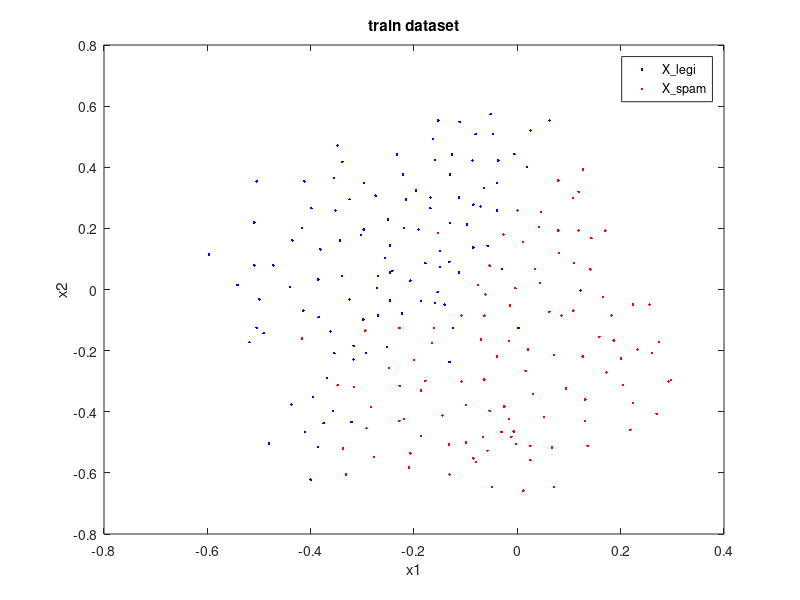

The MATLAB source for this figure: (Note: this script raises an error after producing the figure.)
% Dohun Kim, 2021-10-10

close all;
clear;
clc;

% load training/test dataset
load('X_train.mat')
load('X_test.mat')

%% PS2-1 Linear Classification
% (a) m and dimension of x(i) ?
X_train = cat(1, X_legi, X_spam);
y_train = cat(1, y_legi, y_spam);

[m, dim] = size(X_train);
fprintf('m = %d, dimension of x(i) = %d\n', m, dim);

% (b) visualize data points
figure(1);
plot(X_legi(:, 1), X_legi(:, 2), 'b.'); hold on;
plot(X_spam(:, 1), X_spam(:, 2), 'r.');

xlabel('x1'); ylabel('x2');
title('train dataset');
legend('X\_legi', 'X\_spam');

% (c) solve linear classifier using CVX
ulsc = UnbiasedLeastSuaresClassifier;
ulsc = ulsc.optimize(X_train, y_train);

train_acc = ulsc.accuracy(X_train, y_train);
fprintf('train accuracy = %2.2f%%\n', train_acc * 100);

figure(2);
ulsc.plotResult(X_train, y_train);
title('Unbiased Least Suares Classifier');

%% PS2-3. Margin-based vs. Least-Squares
% (a) margin-based linear classifier
mblc = MarginBasedLinearClassifier;
mblc = mblc.optimize(X_train, y_train);

train_acc = mblc.accuracy(X_train, y_train);
fprintf('train accuracy = %2.2f%%\n', train_acc * 100);

figure(3);
mblc.plotResult(X_train, y_train);
title('Train error: Margin-based Linear Classifier');

% (b) least-squares classifier
lsc = LeastSquaresClassifier;
lsc = lsc.optimize(X_train, y_train);

train_acc = lsc.accuracy(X_train, y_train);
fprintf('train accuracy = %2.2f%%\n', train_acc * 100);

figure(4);
lsc.plotResult(X_train, y_train);
title('Train error: Least Squares Classifier');

% (c) compare test error
mblc_test_acc = mblc.accuracy(X_test, y_test);
lsc_test_acc = lsc.accuracy(X_test, y_test);
fprintf('test accuracy: mblc = %2.2f%%, ', mblc_test_acc * 100);
fprintf('lsc = %2.2f%%\n', lsc_test_acc * 100);

figure(5);
mblc.plotResult(X_test, y_test);
title('Test error: Margin-based Linear Classifier');

figure(6);
lsc.plotResult(X_test, y_test);
title('Test error: Least Squares Classifier');


%% PS2-4. Simplex algorithm
% (b) sanity check using CVX







